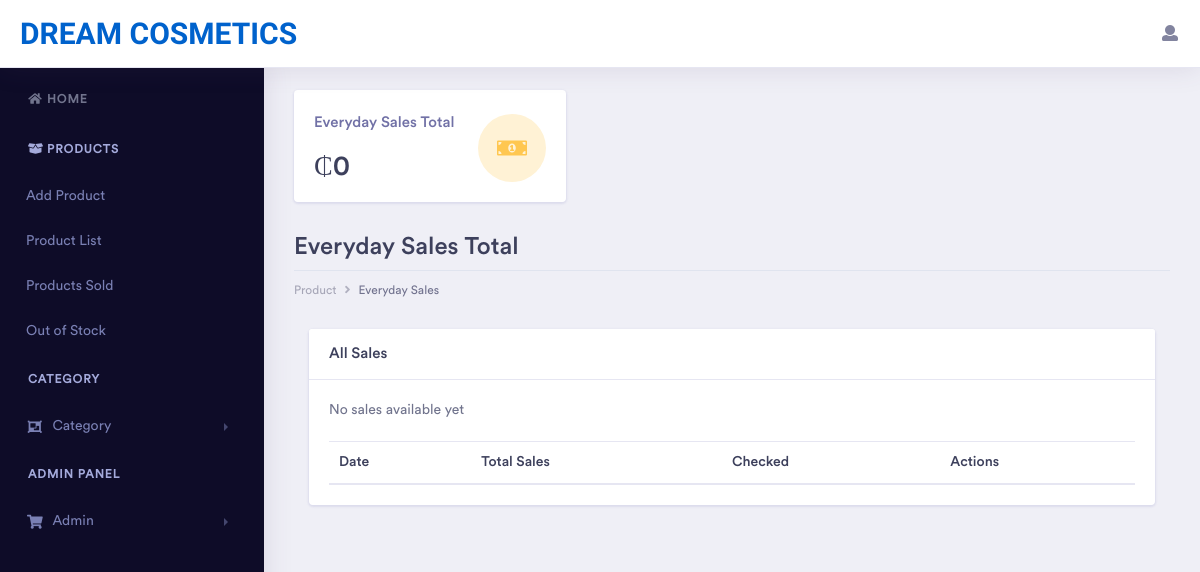
Page /everyday_sales (signed in) on the earlier database version.
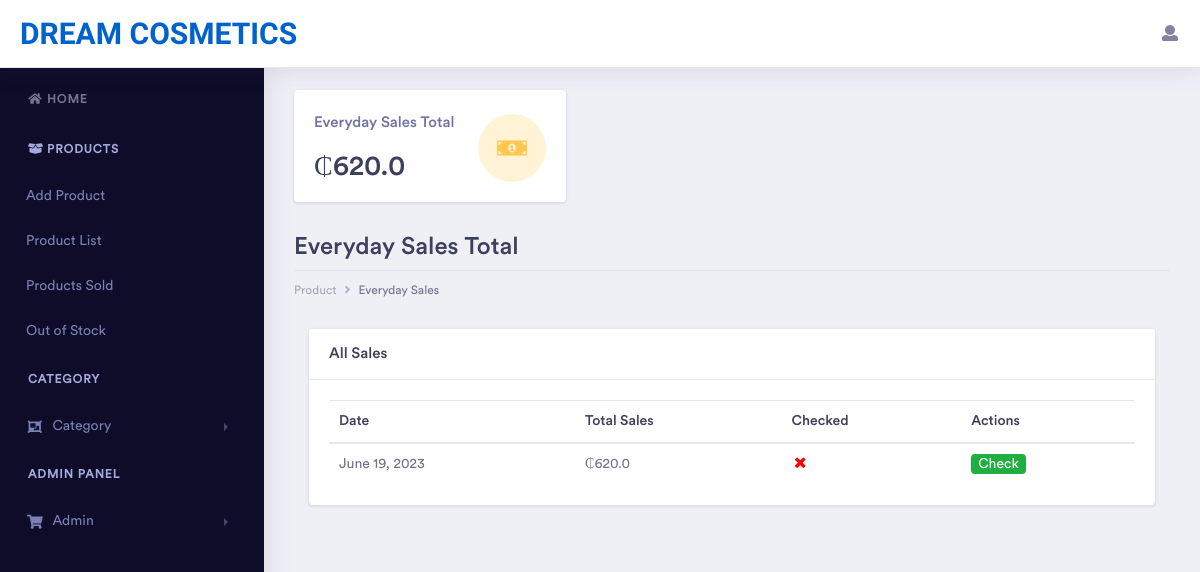
Same page on the later database version.
### pos_app/models.py (models this page shows)
class IndividualDaySale(models.Model):
    day = models.DateField(default=datetime.today().date())
    domain = models.CharField(max_length=250, null=False, blank=False)
    total_sales = models.FloatField()
    checked = models.BooleanField(max_length=100, default=False)
    time_of_check = models.DateTimeField(auto_now_add=True)

### pos_app/views.py (the view)
# urls.py: path('everyday_sales', views.individual_sales, name='everyday_sales'),
@login_required(login_url='login')
def individual_sales(request):
    user = models.CustomUser.objects.get(id=request.user.id)
    shop = models.StoreInfo.objects.get(domain=user.domain)
    shop_name = shop.name
    individual_sales_items = models.IndividualDaySale.objects.filter(domain=shop.domain).order_by('day').reverse()
    total = 0
    for sale in individual_sales_items:
        total += sale.total_sales
    context = {'sales': individual_sales_items, 'total': total, 'shop_name': shop_name}
    return render(request, "layouts/ind.html", context=context)

### pos_app/templates/layouts/ind.html (shortened to what the changed rows need)
{% extends 'base.html' %}
{% block content %}
        <div class="dashboard-main-wrapper">
            <div class="dashboard-wrapper">
                <div class="dashboard-ecommerce">
                    <div class="container-fluid dashboard-content ">
                          <div class="row">
                            <div class="col-xl-4 col-lg-4 col-md-6 col-sm-12 col-12">
                                <div class="card">
                                    <div class="card-body">
                                        <div class="d-inline-block">
                                            <h5 class="text-muted">Everyday Sales Total</h5>
                                            <h2 class="mb-0">₵{{ total }}</h2>
                                        </div>
                                    </div>
                                </div>
                            </div>
                        </div>
                        <div class="row">
                            <div class="col-xl-12 col-lg-12 col-md-12 col-sm-12 col-12">
                                <div class="page-header">
                                    <h2 class="pageheader-title">Everyday Sales Total</h2>
                                </div>
                            </div>
                        </div>
                        <div class="col-xl-12 col-lg-12 col-md-12 col-sm-12 col-12">
                            <div class="card">
                                <div class="card-body">
                                    <div class="table-responsive">
                                        <table class="table" id="myTable">
                                            <thead>
                                                <tr>
                                                    <th>Date</th>
                                                    <th>Total Sales</th>
                                                    <th>Checked</th>
                                                    <th>Actions</th>
                                                </tr>
                                            </thead>
                                            <tbody>
                                                {% if sales %}
                                                    {% for sale in sales %}
                                                        <tr>
                                                            <td>{{ sale.day }}</td>
                                                            <td>₵{{ sale.total_sales }}</td>
                                                            {% if sale.checked %}
                                                                <td><i style="color: green" class="fa fa-fw fa-check"></i></td>
                                                            {% else %}
                                                                <td><i style="color: red" class="fa fa-fw fa-times"></i></td>
                                                            {% endif %}
                                                            {% if sale.checked %}
                                                            <td>Checked</td>
                                                            {% else %}
                                                            <td><a href="{% url 'check_sale' pk=sale.id %}" class="badge badge-success">Check</a></td>
                                                            {% endif %}
                                                        </tr>
                                                    {% endfor %}
                                                {% else %}
                                                    <p>No sales available yet</p>
                                                {% endif %}
                                            </tbody>
                                        </table>
                                    </div>
                                </div>
                            </div>
                        </div>
                    </div>
                </div>
            </div>
        </div>
{% endblock %}

Differences in the rows shown:
added IndividualDaySale: day "June 19, 2023", total_sales "620.0", checked False (drawn)
Other differences:
{{ total }}: "0" → "620.0"
text no longer shown: "No sales available yet"
